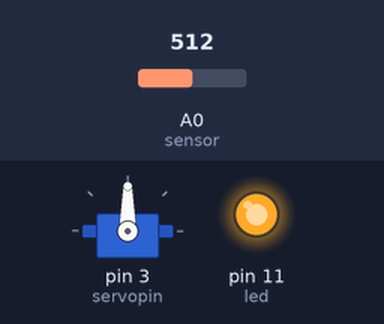
Bench run of a sketch on a simulated Arduino Uno, built with avr-gcc and run on an emulated ATmega328P. On the bench: servo, output pins drawn as LEDs (lit = HIGH). Inputs (shaded band) come from the test bench; at power-on: A0 (sensor) = 512. EEPROM starts erased.

Above: at 1.8 s.
1.9 s: A0 (sensor) set to 34
3.4 s: A0 (sensor) set to 27
At 4.4 s:
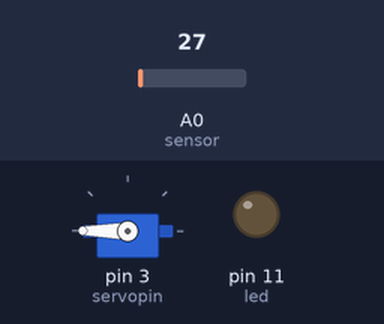
Timing chart, 0 to 6.4 s (numbered marks = the images above; inputs shaded):
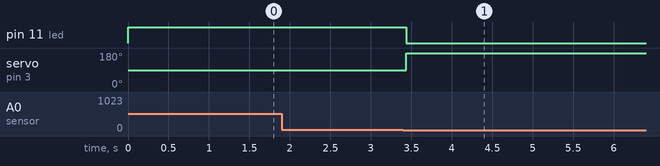

The sketch:

mouse_trap_print.ino
```cpp
#include <Servo.h>
#include <EEPROM.h>

// Pins
#define sensor A0
#define led 11
#define servopin 3

Servo servo;

// Structure for clean storage
struct Runtime {
  unsigned long days;
  unsigned long hours;
  unsigned long minutes;
};

void setup() {
  // LED
  pinMode(led, OUTPUT);
  digitalWrite(led, HIGH);

  // Servo
  servo.attach(servopin);
  servo.write(90); // OPEN

  delay(1000);

  // Wait for mouse (light beam interrupted)
  while (analogRead(sensor) > 30) {
    // waiting
  }

  // Trigger trap
  servo.write(180);

  // Calculate runtime
  unsigned long millisec = millis();

  Runtime runtime;

  runtime.days = millisec / 86400000;
  millisec %= 86400000;

  runtime.hours = millisec / 3600000;
  millisec %= 3600000;

  runtime.minutes = millisec / 60000;

  // Save to EEPROM (starting at address 0)
  EEPROM.put(0, runtime);

  // Turn off LED
  digitalWrite(led, LOW);
}

void loop() {
  // nothing
}
```

Measured:
- the behaviour switches between 31 and 30 on A0 (sensor) (found by bisection; images 0 and 1)
- after the input at 1.9 s, every drawn part: stays the same
- after the input at 3.4 s, pin 11 (led): HIGH → LOW at once; servo on pin 3 (servopin): 90° → 180° at once
